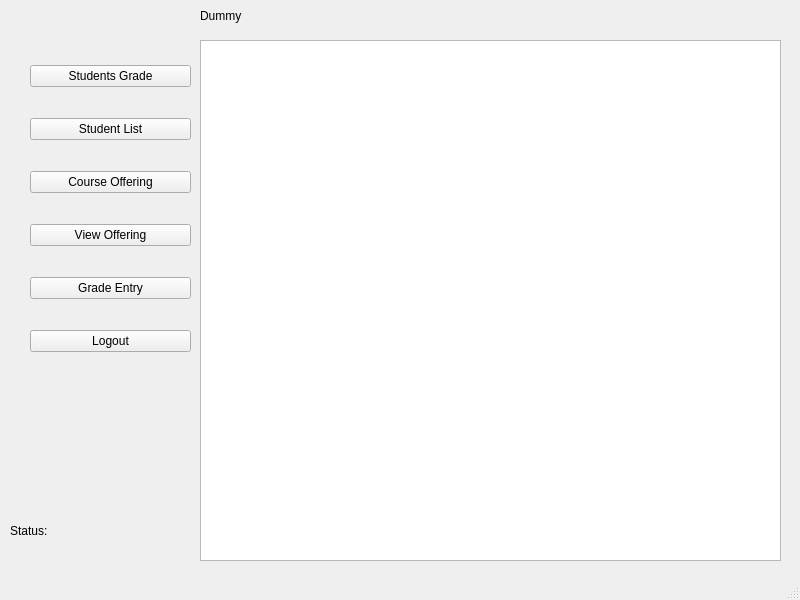
<?xml version="1.0" encoding="UTF-8"?>
<ui version="4.0">
 <class>FacMenu</class>
 <widget class="QMainWindow" name="FacMenu">
  <property name="geometry">
   <rect>
    <x>0</x>
    <y>0</y>
    <width>800</width>
    <height>600</height>
   </rect>
  </property>
  <property name="windowTitle">
   <string>MainWindow</string>
  </property>
  <widget class="QWidget" name="centralwidget">
   <widget class="QTableView" name="tableView">
    <property name="geometry">
     <rect>
      <x>200</x>
      <y>40</y>
      <width>581</width>
      <height>521</height>
     </rect>
    </property>
   </widget>
   <widget class="QWidget" name="layoutWidget">
    <property name="geometry">
     <rect>
      <x>30</x>
      <y>40</y>
      <width>161</width>
      <height>341</height>
     </rect>
    </property>
    <layout class="QVBoxLayout" name="verticalLayout_2">
     <item>
      <widget class="QPushButton" name="pushButton_7">
       <property name="text">
        <string>Students Grade</string>
       </property>
      </widget>
     </item>
     <item>
      <widget class="QPushButton" name="pushButton_8">
       <property name="text">
        <string>Student List</string>
       </property>
      </widget>
     </item>
     <item>
      <widget class="QPushButton" name="pushButton_9">
       <property name="text">
        <string>Course Offering</string>
       </property>
      </widget>
     </item>
     <item>
      <widget class="QPushButton" name="pushButton_10">
       <property name="text">
        <string>View Offering</string>
       </property>
      </widget>
     </item>
     <item>
      <widget class="QPushButton" name="pushButton_11">
       <property name="text">
        <string>Grade Entry</string>
       </property>
      </widget>
     </item>
     <item>
      <widget class="QPushButton" name="pushButton_12">
       <property name="text">
        <string>Logout</string>
       </property>
      </widget>
     </item>
    </layout>
   </widget>
   <widget class="QLabel" name="label">
    <property name="geometry">
     <rect>
      <x>10</x>
      <y>520</y>
      <width>141</width>
      <height>21</height>
     </rect>
    </property>
    <property name="text">
     <string>Status:</string>
    </property>
   </widget>
   <widget class="QLabel" name="title">
    <property name="geometry">
     <rect>
      <x>200</x>
      <y>0</y>
      <width>159</width>
      <height>31</height>
     </rect>
    </property>
    <property name="text">
     <string>Dummy</string>
    </property>
   </widget>
  </widget>
  <widget class="QMenuBar" name="menubar">
   <property name="geometry">
    <rect>
     <x>0</x>
     <y>0</y>
     <width>800</width>
     <height>24</height>
    </rect>
   </property>
  </widget>
  <widget class="QStatusBar" name="statusbar"/>
 </widget>
 <resources/>
 <connections/>
</ui>
